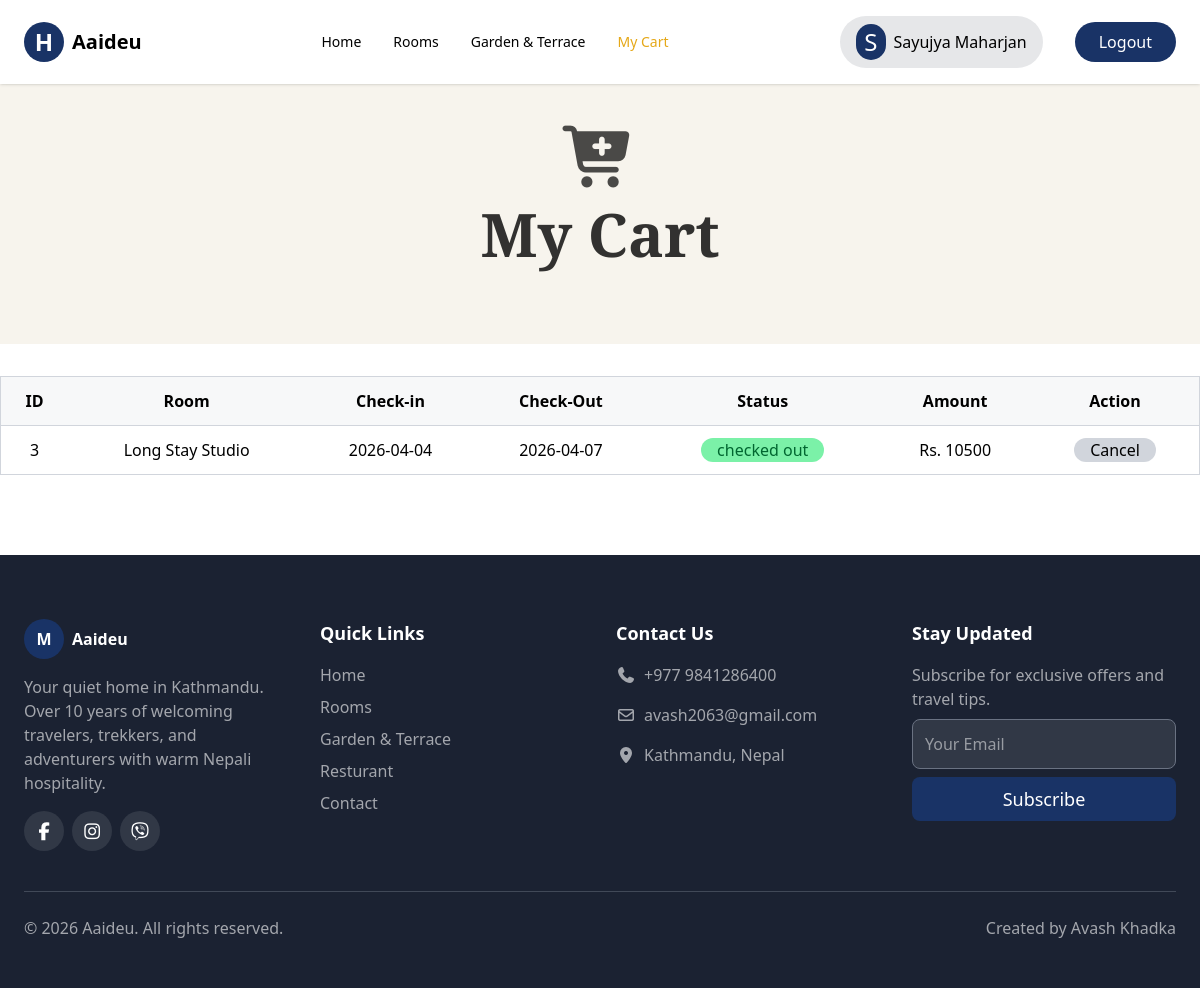
Page /Pages/cartpage.php (signed in) on the earlier database version.
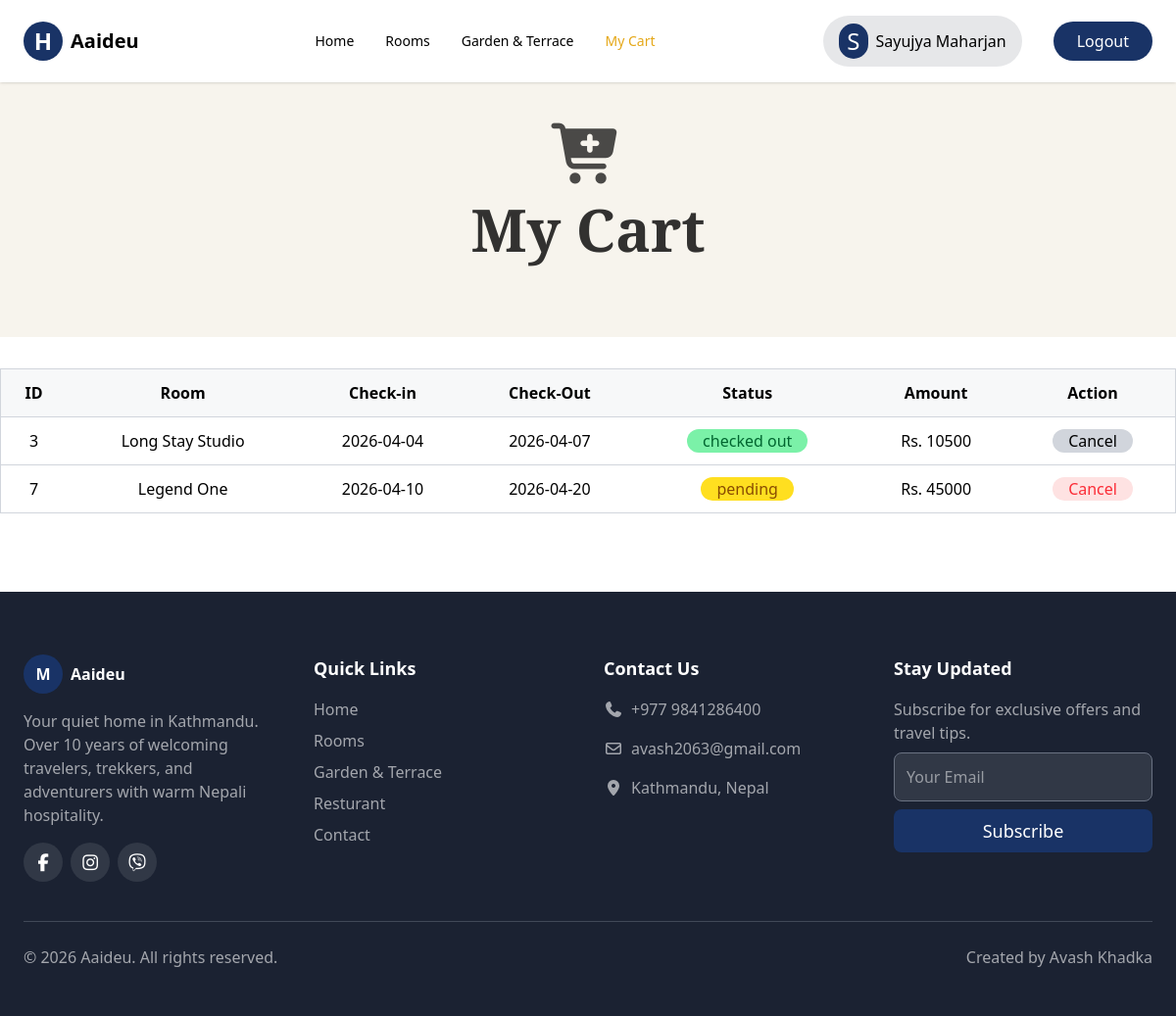
Same page on the later database version.
### tables this page shows
CREATE TABLE `booking` (
  `booking_id` int(11) NOT NULL,
  `room_id` int(11) DEFAULT NULL,
  `user_id` int(11) DEFAULT NULL,
  `status` varchar(255) NOT NULL,
  `tprice` bigint(20) NOT NULL,
  `created_At` timestamp NOT NULL DEFAULT current_timestamp(),
  `phone_number` varchar(20) DEFAULT NULL,
  `no_of_guests` int(11) DEFAULT NULL,
  `checkin_date` date DEFAULT NULL,
  `checkout_date` date DEFAULT NULL,
  `special_request` text DEFAULT NULL
);

CREATE TABLE `rooms` (
  `room_id` int(11) NOT NULL,
  `label` varchar(100) DEFAULT NULL,
  `price` int(11) NOT NULL,
  `no_of_guests` int(11) NOT NULL,
  `description` text DEFAULT NULL,
  `image` text DEFAULT NULL,
  `features` text DEFAULT NULL,
  `available` int(11) DEFAULT 1,
  `created_At` timestamp NOT NULL DEFAULT current_timestamp()
);

### Pages/cartpage.php (the view, shortened to what this page needs)
<?php
include '../conn.php';
if (isset($_SESSION['user_id'])) {
    $user_id = $_SESSION['user_id'];
    $sql = "SELECT * from booking where user_id = '$user_id'";
    $res = mysqli_query($conn, $sql);
}
?><!doctype html>
<html lang="en">
<head>
    <script src="https://cdn.jsdelivr.net/npm/@tailwindcss/browser@4"></script>
    <link rel="stylesheet" href="https://cdnjs.cloudflare.com/ajax/libs/font-awesome/7.0.1/css/all.min.css"
 />
    <link rel="stylesheet" href="../Css/style.css" />
</head>
<body>
    <nav class="container mx-auto">
        <div class="fixed top-0 left-0 right-0 z-40 lg:py-4 text-black shadow-sm bg-white transition-all duration-300"
            id="nav-cont">
            <div class="flex justify-between w-full items-center max-w-7xl ml-auto mr-auto px-6 py-2 lg:py-0">
                <a href="../index.php" class="flex gap-2 items-center">
                    <div
                        class="w-10 h-10 text-white font-semibold bg-primary text-2xl rounded-full flex justify-center items-center">
                        H</div>
                    <div class="font-bold text-xl flex flex-col">Aaideu</div>
                </a>
                <div class="lg:block hidden">
                    <div class="flex gap-8 cursor-pointer ml-2 text-sm font-medium">
                        <a href="../index.php" class="hover:text-[#E5A819] transition-colors duration-150">Home</a>
                        <a href="room.php" class="hover:text-[#E5A819] transition-colors duration-150">Rooms</a>
                        <a href="garden.php" class="hover:text-[#E5A819] transition-colors duration-150">Garden &
                            Terrace</a>
                        <a href="cartpage.php" class="text-[#E5A819] transition-colors duration-150">My Cart</a>
                    </div>
                </div>
                <div class="lg:flex gap-8 items-center hidden">
                    <?php
                    if (!$_SESSION['isLogin']) {
                        echo ' <a href="login.php" class=" text-base font-medium text-white transition-all duration-300 bg-primary py-2 px-6 rounded-full">Login</a>';
                    } else {
                        echo '<div class=" flex gap-2 items-center bg-gray-900/10 py-2 px-4 rounded-full text-gray-900  ">
                            <div class=" p-2 h-9 rounded-full text-white bg-primary text-2xl  flex justify-center items-center">' . $_SESSION['username'][0] . '</div>
                            <h1 class="text-base font-medium text-black transition-all duration-300" id="userName">' . $_SESSION['username'] . '</h1>
                        </div><a href="logout.php" class=" text-base font-medium text-white transition-all duration-300 bg-primary py-2 px-6 rounded-full">Logout</a>';
                    }
                    ?>
                </div>
            </div>
        </div>
    </nav>
    <main class="">
        <section class="relative pt-32 pb-20 flex items-center justify-center bg-[#F7F4ED]">
            <div class="text-center">
                <h1 class="text-sm tracking-widest text-black/70 font-medium"><i class="text-6xl
                 fa-solid fa-cart-plus"></i></h1>
                <p class="text-black/80 text-4xl md:text-6xl font-semibold text-playfair mt-4">My Cart</p>
            </div>
        </section>
        <section class="relative pt-8 pb-20 flex items-center justify-center bg-white">
            <div class="w-7xl max-w-7xl mx-auto rounded-lg">
                <table class=" border-collapse w-full">
                    <tr class="bg-[#F7F8F9] [&>th]:p-3  border border-gray-300 rounded-lg ">
                        <th>ID</th>
                        <th>Room</th>
                        <th>Check-in</th>
                        <th>Check-Out</th>
                        <th>Status</th>
                        <th>Amount</th>
                        <th>Action</th>
                    </tr>
                    <?php
                    while ($row = mysqli_fetch_assoc($res)) {
                        if ($row['status'] !== 'cancelled') {
                            $statClas = $row['status'] == 'cancelled' ? "bg-red-300 text-red-800" : ($row['status'] == 'pending' ? "bg-yellow-300 text-yellow-800" : ($row['status'] == 'checked out' ? "bg-green-300 text-green-800" : ""));
                            $room = $row['room_id'];
                            $sql = "select label from rooms where room_id=$room ";
                            $resroom = mysqli_query($conn, $sql);
                            $roomd = mysqli_fetch_assoc($resroom);
                            if (!$resroom) {
                                $Message = "Cant find room.";
                            } else {
                                $booking_id = $row['booking_id'];
                                echo "
                            <tr class='text-center border border-gray-300 hover:bg-[#FAFBFC] transition-colors duration-200'>
                        <td class='p-3'>" . $row['booking_id'] . "</td>
                        <td class='p-3'>" . $roomd['label'] . "</td>
                        <td class='p-3'>" . $row['checkin_date'] . "</td>
                        <td class='p-3'>" . $row['checkout_date'] . "</td>
                        <td class='p-3 '> <span class='px-4 py-px rounded-full ".$statClas."'>" . $row['status'] . "</span></td>
                        <td class='p-3'>Rs. " . $row['tprice'] . "</td>
                        <td class='p-3'><div>
                        <form method='POST'>
                        " . ($row['status'] == 'checked out' ? "<span class='bg-gray-300 py-px px-4 rounded-full  text-black'>Cancel</span>" : "<a href='cancle.php?roomId=$room&bookingId=$booking_id' class='bg-[#FEE2E2] py-px px-4 rounded-full cursor-pointer hover:bg-red-200 text-red-500' >Cancel</a>
                        ") . "
                        </form>
                        </div></td>
                        </tr>
                        ";
                            }
                        }
                    }
                    ?>
                </table>
            </div>
        </section>
    </main>
    <footer class="bg-[#1B2232] pt-10">
        <div class="p-6 max-w-7xl mx-auto">
            <div class="grid grid-cols-1 lg:grid-cols-4 md:grid-cols-2 gap-8 justify-between text-white">
                <span>
                    <div class="flex gap-2 text-white font-bold items-center">
                        <h2 class="bg-[#193366] p-2 rounded-full w-10 h-10 flex justify-center items-center text-white">
                            M</h2>
                        <div>
                            <h1>Aaideu</h1>
                        </div>
                    </div>
                    <p class="text-white/60 mt-4">Your quiet home in Kathmandu. Over 10 years of welcoming travelers,
                        trekkers, and adventurers with warm Nepali hospitality.</p>
                    <div class="flex gap-2 mt-4">
                        <span
                            class="cursor-pointer hover:bg-[#1A3161] transition-all duration-200 bg-[#313846] flex justify-center items-center rounded-full h-10 w-10"><i
                                class="text-lg fa-brands fa-facebook-f"></i></span>
                        <span
                            class="cursor-pointer hover:bg-[#1A3161] transition-all duration-200 bg-[#313846] flex justify-center items-center rounded-full h-10 w-10"><i
                                class="text-lg fa-brands fa-instagram"></i></span>
                        <span
                            class="cursor-pointer hover:bg-[#1A3161] transition-all duration-200 bg-[#313846] flex justify-center items-center rounded-full h-10 w-10"><i
                                class="text-lg fa-brands fa-viber"></i></span>
                    </div>
                </span>
                <span>
                    <h1 class="text-lg font-semibold">Quick Links</h1>
                    <div class="flex gap-2 mt-4">
                        <span class="text-white/60 flex flex-col gap-2">
                            <p class="">Home</p>
                            <p class="">Rooms</p>
                            <p class="">Garden & Terrace</p>
                            <p class="">Resturant</p>
                            <p class="">Contact</p>
                        </span>
                    </div>
                </span>
                <span>
                    <h1 class="text-lg font-semibold">Contact Us</h1>
                    <div
                        class="mt-4 flex flex-col text-white/60 gap-4 [&_span]:flex [&_span]:items-center [&_span]:gap-2">
                        <span><i class="fa-solid fa-phone"></i>+977 9841286400</span>
                        <span><i class="fa-regular fa-envelope"></i>avash2063@gmail.com</span>
                        <span><i class="fa-solid fa-location-dot"></i>Kathmandu, Nepal</span>
                    </div>
                </span>
                <span>
                    <h1 class="text-lg font-semibold">Stay Updated</h1>
                    <p class="text-white/60 mt-4">Subscribe for exclusive offers and travel tips.</p>
                    <input type="text" placeholder="Your Email"
                        class="w-full focus:outline-0 p-3 bg-[#313846] border-gray-500 placeholder:text-base mt-2 border rounded-lg" />
                    <button
                        class="w-full py-2 px-4 font-normal bg-[#193366] hover:bg-[#1A3161] transition-all duration-200 text-white text-lg mt-2 cursor-pointer rounded-lg">Subscribe</button>
                </span>
            </div>
            <div class="h-px mt-10 bg-gray-400/30"></div>
            <div class="justify-between flex flex-col md:flex-row text-center text-white/60 py-6">
                <h1>© 2026 Aaideu. All rights reserved.</h1>
                <h1>Created by <a href="https://www.avashkhadka.com.np"
                        class="hover:text-blue-500 cursor-pointer transition-colors duration-200">Avash Khadka</a></h1>
            </div>
        </div>
    </footer>
</body>
</html>

### Css/style.css (style rules this page uses)
* { box-sizing: border-box; }
.bg-primary { background-color: #193366; }
.text-playfair { font-family: "Playfair Display", serif; }

Differences in the rows shown:
added booking: booking_id "7", room.label "Legend One", checkin_date "2026-04-10", checkout_date "2026-04-20", status "pending", tprice "45000"
